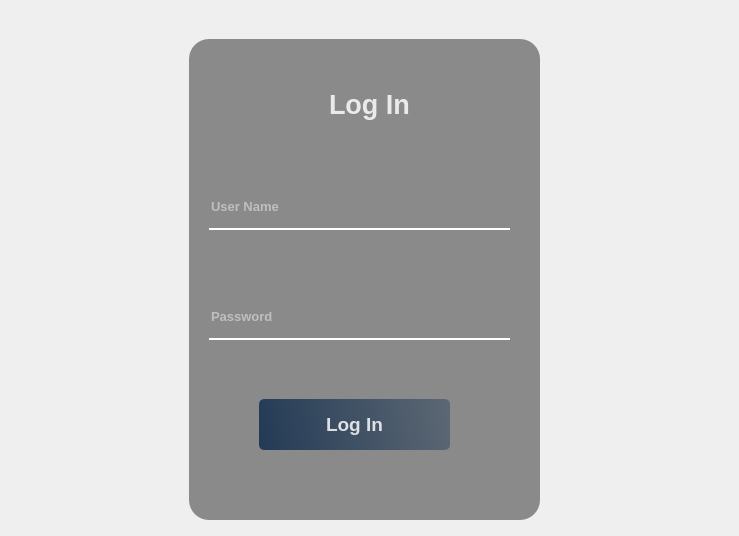
<?xml version="1.0" encoding="UTF-8"?>
<ui version="4.0">
 <class>loginpage</class>
 <widget class="QWidget" name="loginpage">
  <property name="geometry">
   <rect>
    <x>0</x>
    <y>0</y>
    <width>739</width>
    <height>536</height>
   </rect>
  </property>
  <property name="windowTitle">
   <string>Form</string>
  </property>
  <property name="styleSheet">
   <string notr="true">QPushButton#loginbtn{
background-color:qlineargradient(spread:pad,x1:0,y1:0.505682,x2:1,y2:0.447,stop:0 rgba(20,47,78,219),stop:1 rgba(85,98,112,226));
color:rgba(255,255,255,210);
border-radius:5px;
}
QPushButton#loginbtn:hover{
background-color:qlineargradient(spread:pad,x1:0,y1:0.505682,x2:1,y2:0.447,stop:0 rgba(40,76,98,216),stop:1 rgba(105,118,132,266));
}
QPushButton#loginbtn:pressed{
padding-left:5px;
padding-top:5px;
background-color:rgba(105,118,132,200);
}
</string>
  </property>
  <widget class="QWidget" name="widget" native="true">
   <property name="geometry">
    <rect>
     <x>-1</x>
     <y>-1</y>
     <width>741</width>
     <height>551</height>
    </rect>
   </property>
   <widget class="QLabel" name="label">
    <property name="geometry">
     <rect>
      <x>0</x>
      <y>-10</y>
      <width>741</width>
      <height>551</height>
     </rect>
    </property>
    <property name="styleSheet">
     <string notr="true">border-image: url(:/image/img/istockphoto-1206774789-612x612.jpg);</string>
    </property>
    <property name="text">
     <string/>
    </property>
   </widget>
   <widget class="QLabel" name="label_2">
    <property name="geometry">
     <rect>
      <x>190</x>
      <y>40</y>
      <width>351</width>
      <height>481</height>
     </rect>
    </property>
    <property name="font">
     <font>
      <pointsize>7</pointsize>
      <weight>75</weight>
      <bold>true</bold>
     </font>
    </property>
    <property name="styleSheet">
     <string notr="true">background-color: qlineargradient(spread:pad, x1:1, y1:0, x2:1, y2:0, stop:0 rgba(0, 0, 0, 108), stop:1 rgba(255, 255, 255, 255));
border-radius:20px;</string>
    </property>
    <property name="text">
     <string/>
    </property>
   </widget>
   <widget class="QLabel" name="label_3">
    <property name="geometry">
     <rect>
      <x>330</x>
      <y>90</y>
      <width>91</width>
      <height>31</height>
     </rect>
    </property>
    <property name="font">
     <font>
      <pointsize>20</pointsize>
      <weight>75</weight>
      <bold>true</bold>
     </font>
    </property>
    <property name="styleSheet">
     <string notr="true">color: rgba(255, 255, 255,210);</string>
    </property>
    <property name="text">
     <string>Log In</string>
    </property>
   </widget>
   <widget class="QLineEdit" name="username">
    <property name="geometry">
     <rect>
      <x>210</x>
      <y>190</y>
      <width>301</width>
      <height>41</height>
     </rect>
    </property>
    <property name="font">
     <font>
      <pointsize>10</pointsize>
      <weight>75</weight>
      <bold>true</bold>
     </font>
    </property>
    <property name="styleSheet">
     <string notr="true">background-color:rgba(0,0,0,0);
border:none;
border-bottom:2px solid white;
color:rgba(255,255,255,230);
padding-bottom:4px;</string>
    </property>
    <property name="placeholderText">
     <string>User Name</string>
    </property>
   </widget>
   <widget class="QLineEdit" name="password">
    <property name="geometry">
     <rect>
      <x>210</x>
      <y>300</y>
      <width>301</width>
      <height>41</height>
     </rect>
    </property>
    <property name="font">
     <font>
      <pointsize>10</pointsize>
      <weight>75</weight>
      <bold>true</bold>
     </font>
    </property>
    <property name="styleSheet">
     <string notr="true">background-color:rgba(0,0,0,0);
border:none;
border-bottom:2px solid white;
color:rgba(255,255,255,230);
padding-bottom:4px;</string>
    </property>
    <property name="echoMode">
     <enum>QLineEdit::Password</enum>
    </property>
    <property name="placeholderText">
     <string>Password</string>
    </property>
   </widget>
   <widget class="QPushButton" name="loginbtn">
    <property name="geometry">
     <rect>
      <x>260</x>
      <y>400</y>
      <width>191</width>
      <height>51</height>
     </rect>
    </property>
    <property name="font">
     <font>
      <pointsize>14</pointsize>
      <weight>75</weight>
      <bold>true</bold>
     </font>
    </property>
    <property name="text">
     <string>Log In</string>
    </property>
   </widget>
  </widget>
 </widget>
 <connections/>
</ui>
